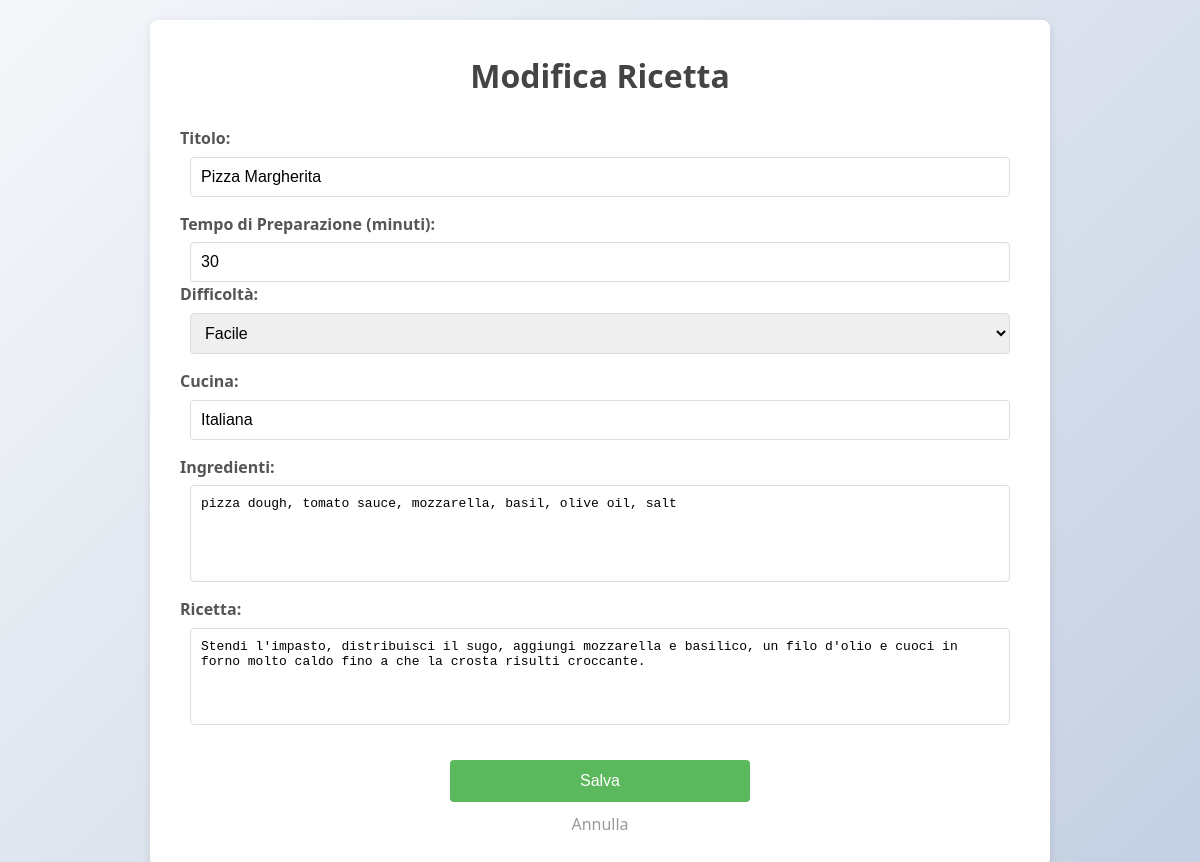
/app/account/modifica_ricetta.php?id=55&tabella=ricette (signed in), run on the app's committed database.
### tables this page shows
CREATE TABLE `ricette` (
  `id` int NOT NULL,
  `titolo` varchar(255) NOT NULL,
  `ingredienti` text NOT NULL,
  `ricetta` text NOT NULL,
  `tempo_preparazione` int DEFAULT NULL,
  `difficolta` enum('Facile','Medio','Difficile') DEFAULT 'Facile',
  `cucina` varchar(50) DEFAULT 'Italiana'
);

### app/account/modifica_ricetta.php (the view, shortened to what this page needs)
<?php
include '../api/connect.php';
$id = (int) $_GET['id'];
$tabella = $_GET['tabella'];
$query = "SELECT id, titolo, ingredienti, ricetta, tempo_preparazione, difficolta, cucina FROM $tabella WHERE id = ?";
$stmt = $conn->prepare($query);
$stmt->bind_param("i", $id);
$stmt->execute();
$result = $stmt->get_result();
$recipe = $result->fetch_assoc();
?>
<!DOCTYPE html>
<html lang="it">
<head>
    <link rel="stylesheet" href="../css/modifica_ricetta.css">
</head>
<body>
    <div class="container">
        <h1>Modifica Ricetta</h1>
        <form action="../api/aggiorna_ricetta.php" method="post">
            <div class="form-group">
                <label for="titolo">Titolo:</label>
                <input type="text" id="titolo" name="titolo" value="<?php echo htmlspecialchars($recipe['titolo']); ?>" required>
            </div>
            <div class="form-group">
                <label for="tempo_preparazione">Tempo di Preparazione (minuti):</label>
                <input type="number" id="tempo_preparazione" name="tempo_preparazione" value="<?php echo htmlspecialchars($recipe['tempo_preparazione']); ?>" required>
                <label for="difficolta">Difficoltà:</label>
                <select id="difficolta" name="difficolta" required>
                    <option value="Facile" <?php echo ($recipe['difficolta'] == 'Facile') ? 'selected' : ''; ?>>Facile</option>
                </select>
            </div>
            <div class="form-group">
                <label for="cucina">Cucina:</label>
                <input type="text" id="cucina" name="cucina" value="<?php echo htmlspecialchars($recipe['cucina']); ?>" required>
            </div>
            <div class="form-group">
                <label for="ingredienti">Ingredienti:</label>
                <textarea id="ingredienti" name="ingredienti" rows="5" required><?php echo htmlspecialchars($recipe['ingredienti']); ?></textarea>
            </div>
            <div class="form-group">
                <label for="ricetta">Ricetta:</label>
                <textarea id="ricetta" name="ricetta" rows="5" required><?php echo htmlspecialchars($recipe['ricetta']); ?></textarea>
            </div>
            <button type="submit">Salva</button>
            <a href="account.php">Annulla</a>
        </form>
    </div>
</body>
</html>

### app/css/modifica_ricetta.css (style rules this page uses)
* { margin: 0; padding: 0; box-sizing: border-box; }
body { font-family: 'Segoe UI', Tahoma, Geneva, Verdana, sans-serif; background: linear-gradient(135deg, #f5f7fa, #c3cfe2); color: #333; line-height: 1.6; min-height: 100vh; display: flex; flex-direction: column; align-items: center; justify-content: center; padding: 20px; }
.container { background: #fff; width: 90%; max-width: 900px; padding: 30px; border-radius: 8px; box-shadow: 0 2px 10px rgba(0, 0, 0, 0.1); text-align: center; }
h1 { margin-bottom: 25px; font-size: 2em; color: #444; }
form { display: flex; flex-direction: column; align-items: center; width: 100%; }
.form-group { display: flex; flex-wrap: wrap; justify-content: space-between; width: 100%; margin-bottom: 15px; }
.form-group label { flex-basis: 100%; text-align: left; font-weight: bold; margin-bottom: 5px; color: #555; }
.form-group input, .form-group textarea, .form-group select { flex: 1; padding: 10px; border: 1px solid #ddd; border-radius: 4px; font-size: 1em; transition: border 0.3s; width: 45%; margin: 0 10px; }
.form-group textarea { width: 100%; resize: none; }
button { padding: 12px 20px; border: none; border-radius: 4px; background: #5cb85c; color: #fff; font-size: 1em; cursor: pointer; transition: background 0.3s; width: 100%; max-width: 300px; margin-top: 20px; }
form a { display: inline-block; margin-top: 10px; text-decoration: none; color: #999; text-align: center; transition: color 0.3s; }

### data on the page
ricette: titolo "Pizza Margherita", tempo_preparazione "30", difficolta "Facile", cucina "Italiana", ingredienti "pizza dough, tomato sauce, mozzarella, basil, olive oil, salt", ricetta "Stendi l'impasto, distribuisci il sugo, aggiungi mozzarella e basilico, un filo d'olio e cuoci in forno molto caldo fino a che la crosta risulti croccante."
